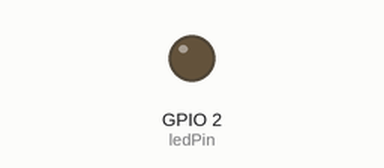
This sketch was run on a simulated ESP32. Shown: output pins drawn as LEDs (lit = HIGH). What the sketch prints to the serial monitor is not drawn.

Above: at 1.3 s.
At 9.8 s:
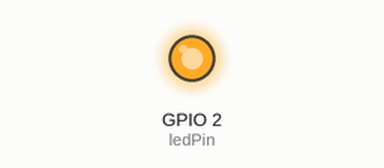
Timing chart, 0 to 10.1 s (numbered marks = the images above):
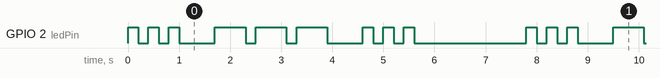

The sketch:

blink_sos.ino.ino
```cpp
// 定义LED引脚，ESP32通常板载LED连接在GPIO 2
const int ledPin = 2;

void setup() {
  // 初始化串口通信，设置波特率为115200
  Serial.begin(115200);
  // 将LED引脚设置为输出模式
  pinMode(ledPin, OUTPUT);
}

void loop() {
  // ---------------- S: 短闪3次 ----------------
  Serial.println("发送 SOS:S(短闪)");
  for(int i = 0; i < 3; i++) {
    digitalWrite(ledPin, HIGH);
    delay(200);
    digitalWrite(ledPin, LOW);
    delay(200);
  }
  delay(500); // 字母间隔

  // ---------------- O: 长闪3次 ----------------
  Serial.println("发送 SOS:O(长闪)");
  for(int i = 0; i < 3; i++) {
    digitalWrite(ledPin, HIGH);
    delay(600);
    digitalWrite(ledPin, LOW);
    delay(200);
  }
  delay(500); // 字母间隔

  // ---------------- S: 短闪3次 ----------------
  Serial.println("发送 SOS:S(短闪)");
  for(int i = 0; i < 3; i++) {
    digitalWrite(ledPin, HIGH);
    delay(200);
    digitalWrite(ledPin, LOW);
    delay(200);
  }
  delay(2000); // 单词间隔，下一次循环开始
}
```

Measured:
- by itself, GPIO 2 (ledPin): repeats every 7.8 s: 2 × (LOW 0.20 s, HIGH 0.20 s), LOW 0.70 s, 2 × (HIGH 0.60 s, LOW 0.20 s), HIGH 0.60 s, LOW 0.70 s, 2 × (HIGH 0.20 s, LOW 0.20 s), HIGH 0.20 s, LOW 2.2 s, HIGH 0.20 s
- by itself, everything shown: repeats every 7.8 s, in 18 steps
